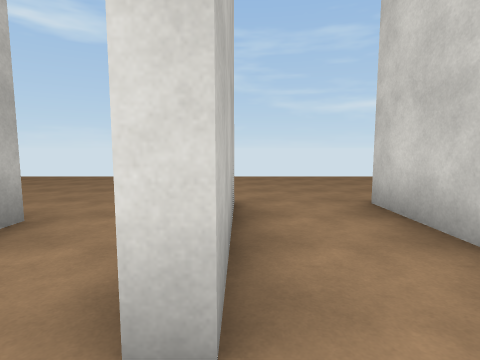
view 1 (above)

16 first-person views from a walk through a 3-D level made in the Unity game engine. The camera is 1.5 m above the floor, tilts 6° down and sees 80° across. The floor is counted in squares, 2 m on a side. Each view is taken from the middle of a square. On the plan, view 1 faces up. The plan holds only what a view shows up to about 10 squares ahead; the rest is blank. The place goes on beyond the plan. Surface patterns are stand-ins for the level's own textures.

view 2
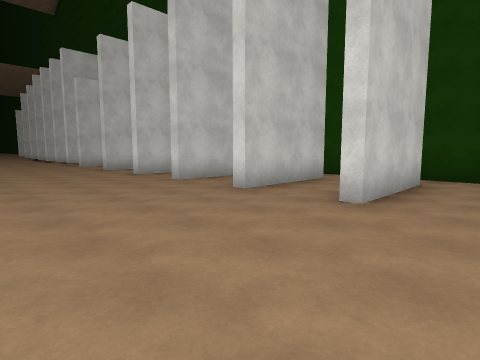

view 3
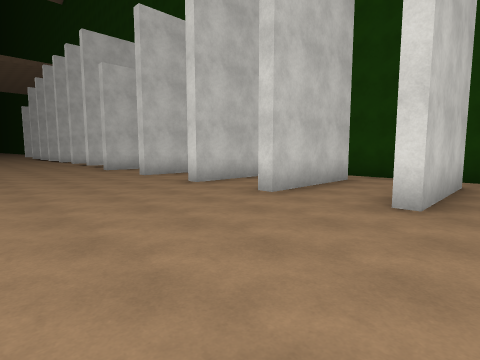

view 4
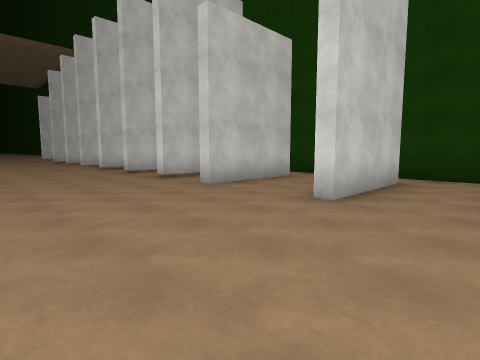

view 5
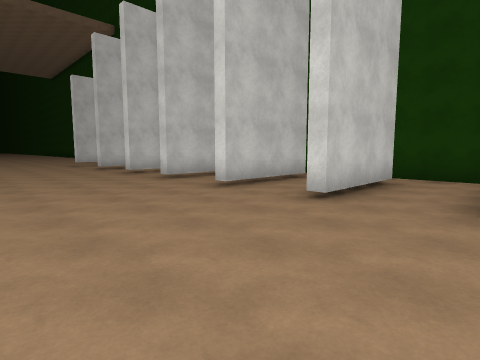

view 6
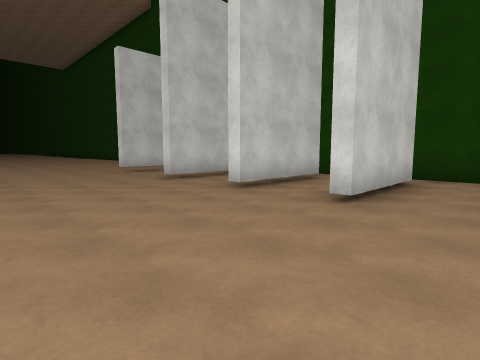

view 7
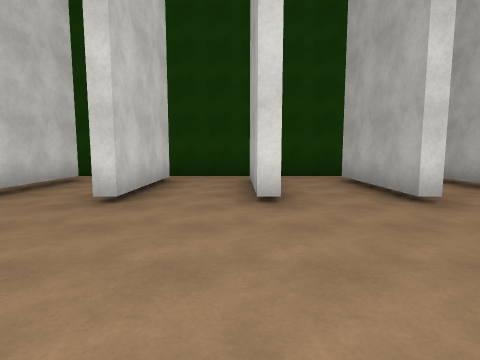

view 8
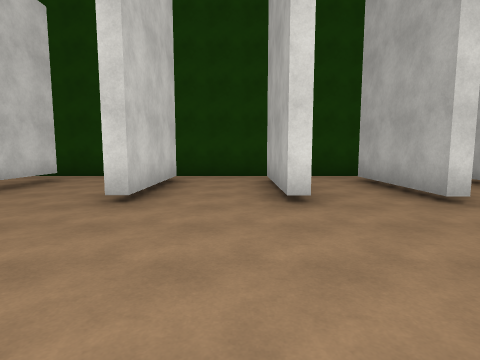

view 9
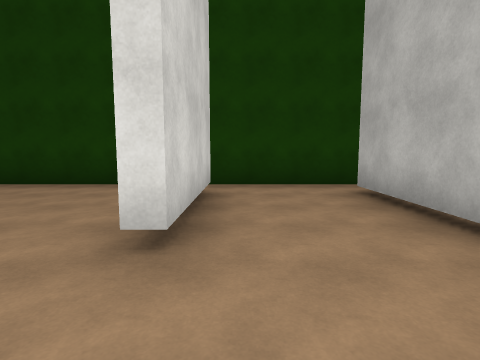

view 10
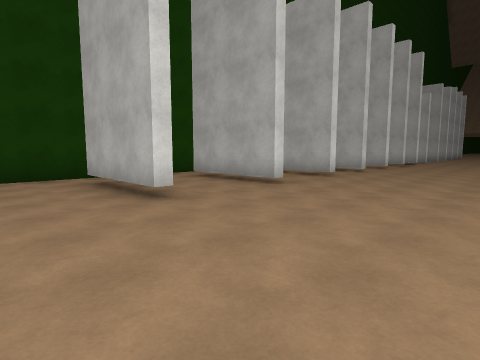

view 11
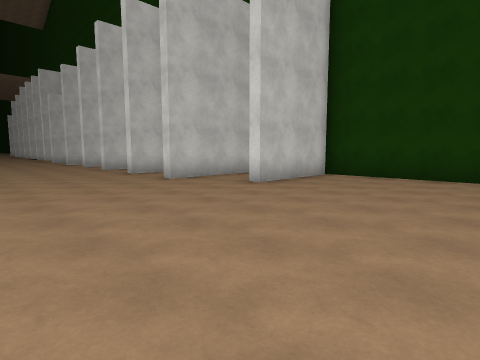

view 12
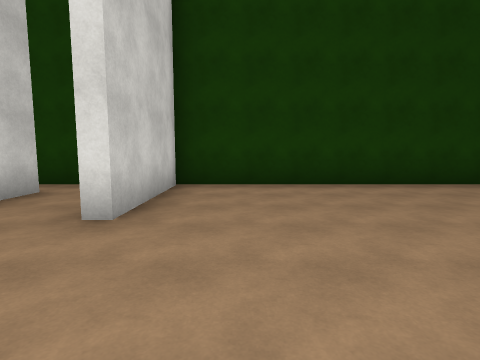

view 13
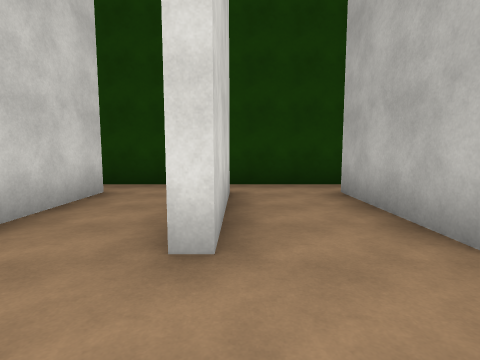

view 14
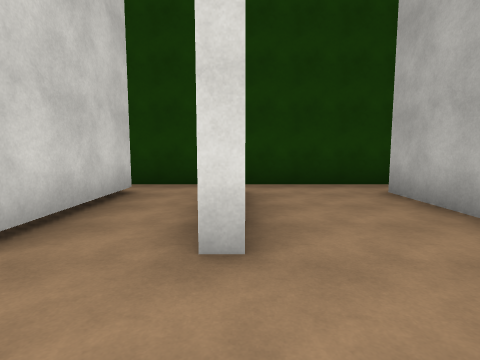

view 15
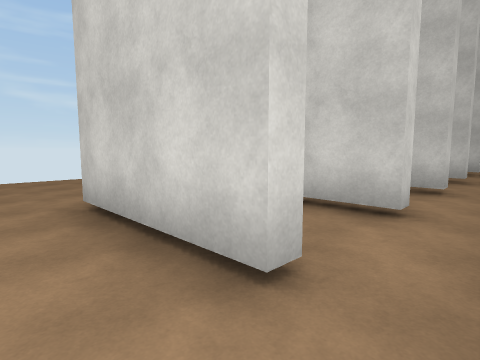

view 16
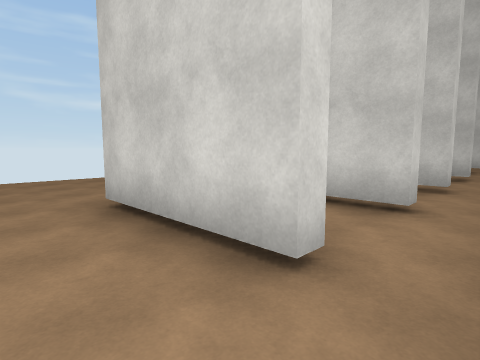

### Floor plan
Points are (right, up) in squares from view 1. A wall is a line through its corners. A room is listed if a view was taken in it or the views show most of it. See-through windows are left out.
Room 1 (view 1)
walls: (-0.1, 0.9) (-0.4, 0.9) (-0.4, 2.6); (-1.4, -0.3) (0.6, -0.3)
ways out: opening at (-1, 1.5) to room 2; opening at (0, 0) to room 2
Room 2 (views 2, 3, 4, 5, 6, 7, 8, 9, 10, 11, 12, 13, 14, 15, 16)
walls: (9.3, 3) (9.3, 0.9); (14.3, 2.5) (14.3, 1.4); (12, 0.9) (12, 4) (12.4, 4); (13.9, 0.9) (13.9, 4) (14.4, 4); (16.5, 4.1) (16.5, 0.9); (9, 0.9) (9, 4); (16.1, 0.9) (16.1, 4); (18.4, 4) (18.8, 4) (18.8, 0.9) (18.4, 0.9) (18.4, 4); (6.4, 0.9) (6.4, 4) (6.9, 4); (20.7, 4) (21.1, 4) (21.1, 0.9) (20.7, 0.9) (20.7, 4); (4.2, 0.9) (4.2, 4) (4.6, 4); (1.9, 0.9) (1.9, 4) (2.2, 4) (2.2, 0.9); (23, 0.9) (23, 4) (23.3, 4) (23.3, 0.9); (0.6, -0.3) (31.5, -0.3); (-0.4, 2.6) (-0.4, 4) (-0.1, 4) (-0.1, 0.9); (25.6, 4) (25.9, 4) (25.9, 0.9) (25.6, 0.9) (25.6, 4); (28.9, 4.1) (28.9, 0.9); (28.5, 0.9) (28.5, 4.1); (-7.5, -0.3) (-2.6, -0.3) (-2.6, 3) (-2.2, 3)
ways out: opening at (-1, 1.5) to room 1; opening at (0, 0) to room 1

Positions as (right, up) in squares from view 1, and headings:
1: (0, 0), facing up
2: (-2, 8), facing down-right
3: (1, 8), facing down-right
4: (7, 8), facing down-right
5: (14, 8), facing down-right
6: (19, 8), facing down-right
7: (19, 8), facing down
8: (24, 8), facing down
9: (28, 6), facing down
10: (31, 8), facing down-left
11: (-7, 8), facing down-right
12: (-4, 6), facing down
13: (4, 6), facing down
14: (12, 6), facing down
15: (15, 0), facing up-right
16: (17, 0), facing up-right
